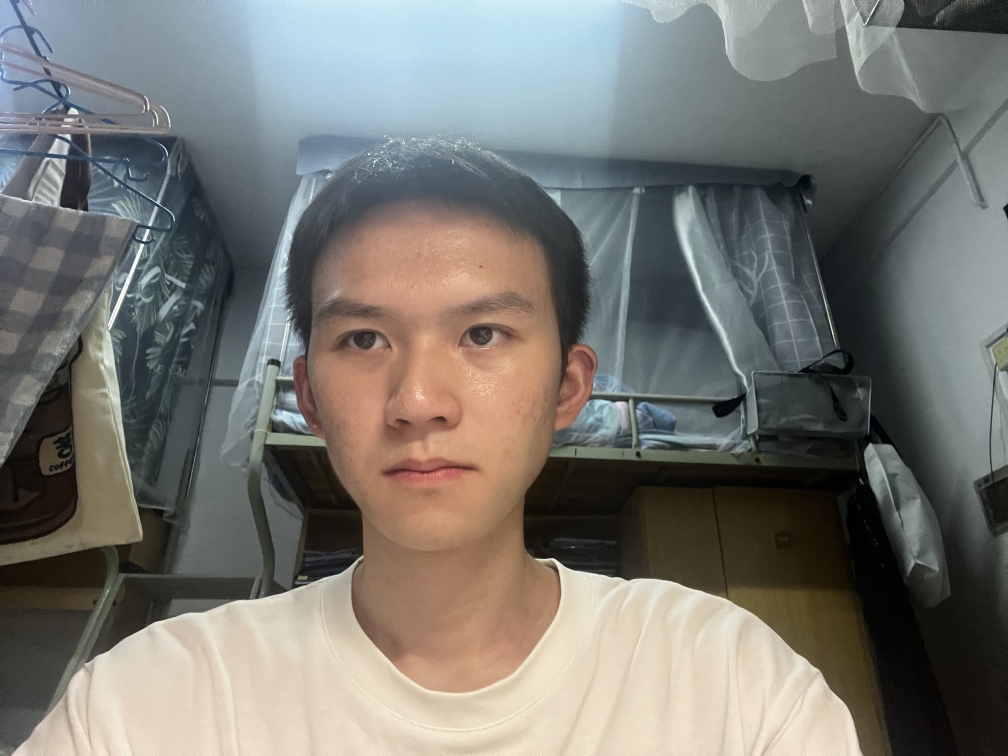
#> input picture 3.png, 4032 x 3024 px (shown at 1/4 size)
$ python '人脸检测.py'
#> lines starting #> are read from the running program, lines starting #| are printed output that depends on the picture
import cv2

# 加载预训练的Haar级联分类器
face_cascade = cv2.CascadeClassifier(cv2.data.haarcascades + 'haarcascade_frontalface_default.xml')

# 读取图像
image = cv2.imread('3.png')
#> image is the input picture: shape (3024, 4032, 3); mean B, G, R 113.4, 119, 119.8

# 转为灰度图像
gray = cv2.cvtColor(image, cv2.COLOR_BGR2GRAY)
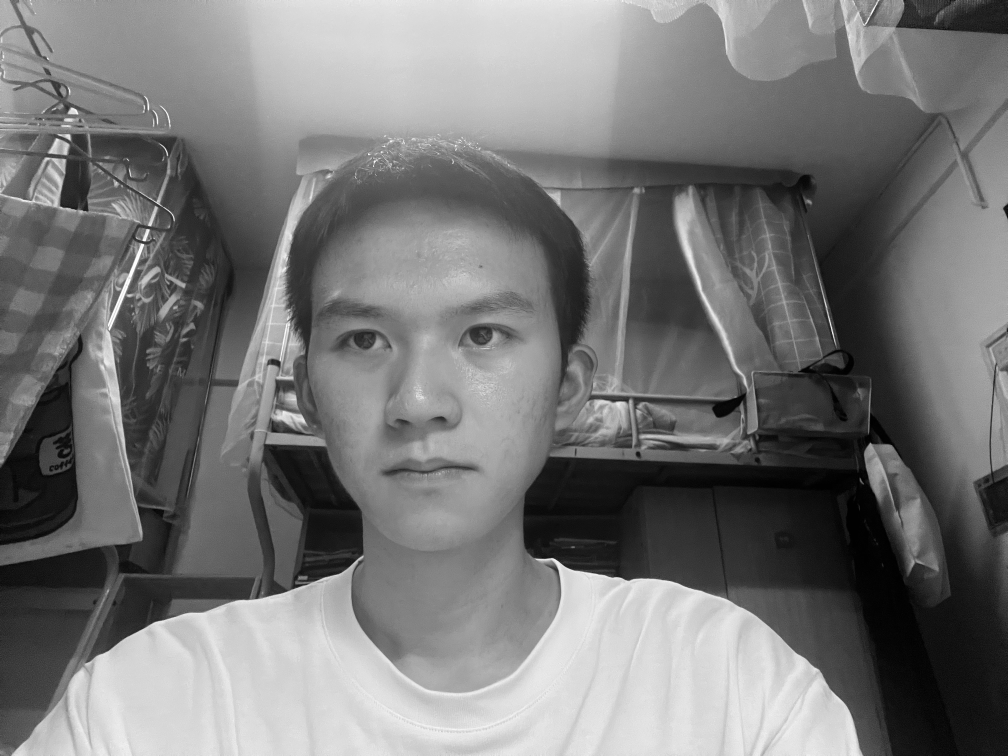
#> gray: shape (3024, 4032) (shown at 1/4 size); min 0, max 255, mean 118.6

# 检测人脸
faces = face_cascade.detectMultiScale(gray, scaleFactor=1.1, minNeighbors=5, minSize=(30, 30))
#> faces = [[2695, 838, 124, 124], [1098, 874, 1223, 1223]]

# 绘制检测到的人脸区域
for (x, y, w, h) in faces:
    cv2.rectangle(image, (x, y), (x + w, y + h), (255, 0, 0), 2)
#> this loop made 2 passes

# 设置输出图像的固定大小（宽度x高度）
output_size = (800, 600)  # 比如将输出图像调整为600x400像素
resized_image = cv2.resize(image, output_size)
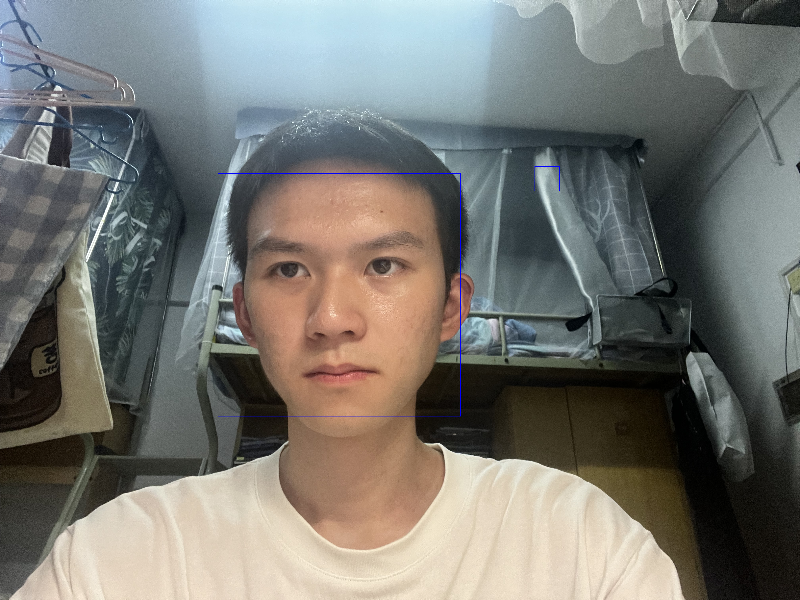
#> resized_image: shape (600, 800, 3); mean B, G, R 113.5, 118.7, 119.6

# 显示图像
cv2.imshow('Detected Faces', resized_image)
cv2.waitKey(0)
cv2.destroyAllWindows()

$ run again, with 1.jpg saved as 3.png
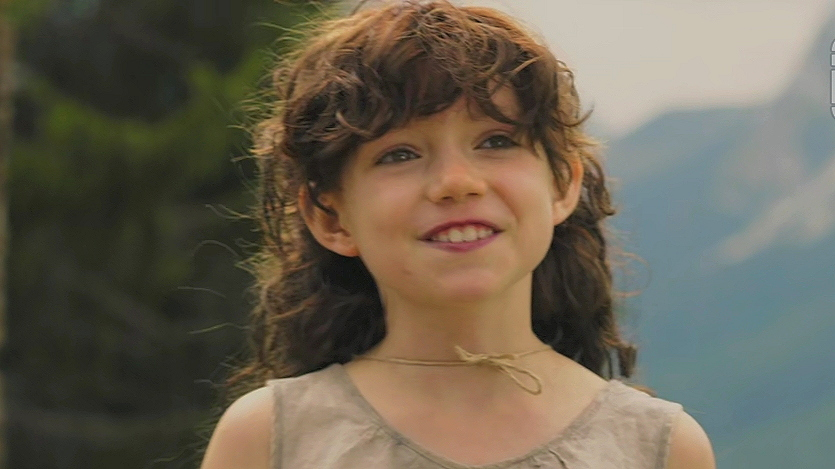
#> input picture 1.jpg, 835 x 469 px
#> image is the input picture: shape (469, 835, 3); mean B, G, R 83.5, 99, 107
#> `gray = cv2.cvtColor(image, cv2.COLOR_BGR2GRAY)`:
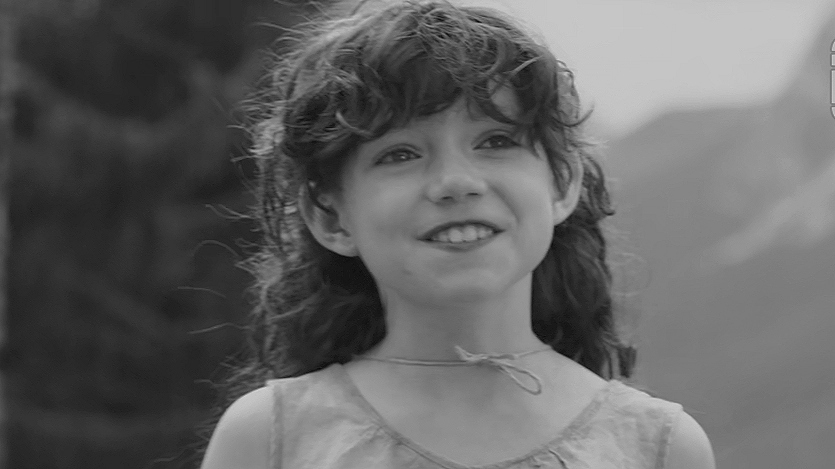
#> gray: shape (469, 835); min 5, max 217, mean 99.6
#> faces = [[334, 53, 243, 243]]
#> the loop `for (x, y, w, h) in faces:` made 1 pass
#> `resized_image = cv2.resize(image, output_size)`:
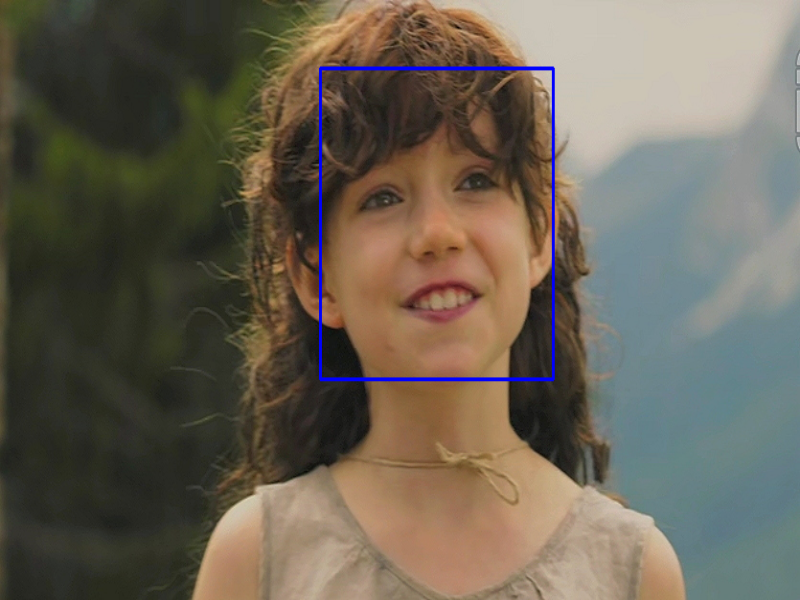
#> resized_image: shape (600, 800, 3); mean B, G, R 84.8, 98.3, 106.1

$ run again, with 2.jpg saved as 3.png
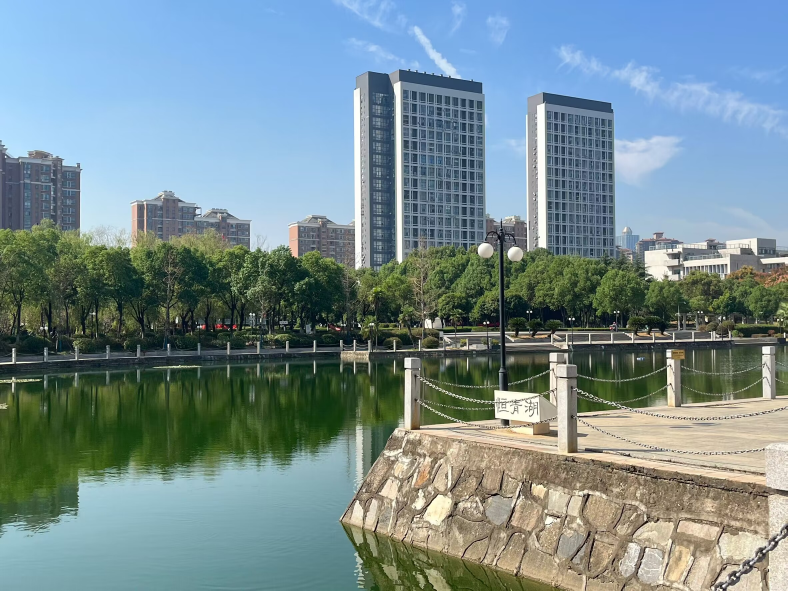
#> input picture 2.jpg, 2362 x 1772 px (shown at 1/3 size)
#> image is the input picture: shape (1772, 2362, 3); mean B, G, R 143.4, 140, 118.7
#> `gray = cv2.cvtColor(image, cv2.COLOR_BGR2GRAY)`:
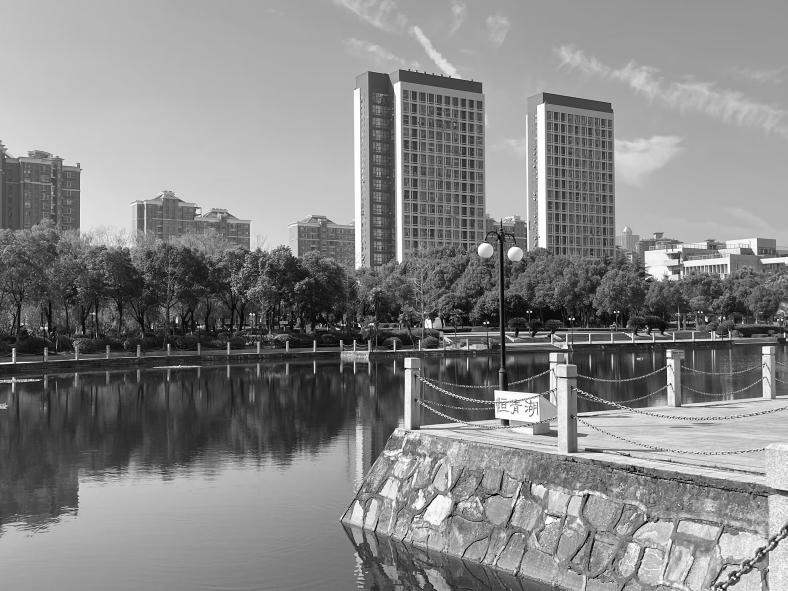
#> gray: shape (1772, 2362) (shown at 1/3 size); min 0, max 255, mean 134
#> faces = [[1189, 1367, 64, 64]]
#> the loop `for (x, y, w, h) in faces:` made 1 pass
#> `resized_image = cv2.resize(image, output_size)`:
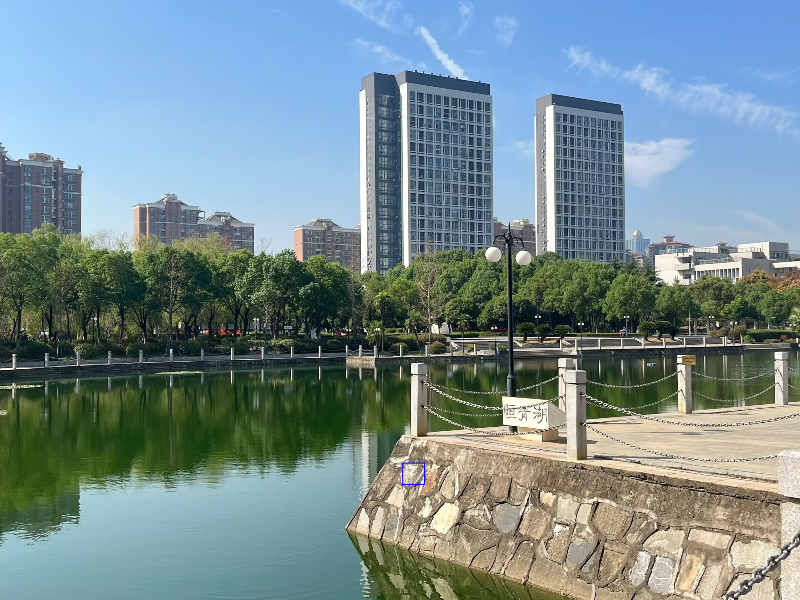
#> resized_image: shape (600, 800, 3); mean B, G, R 143.3, 139.9, 118.6
